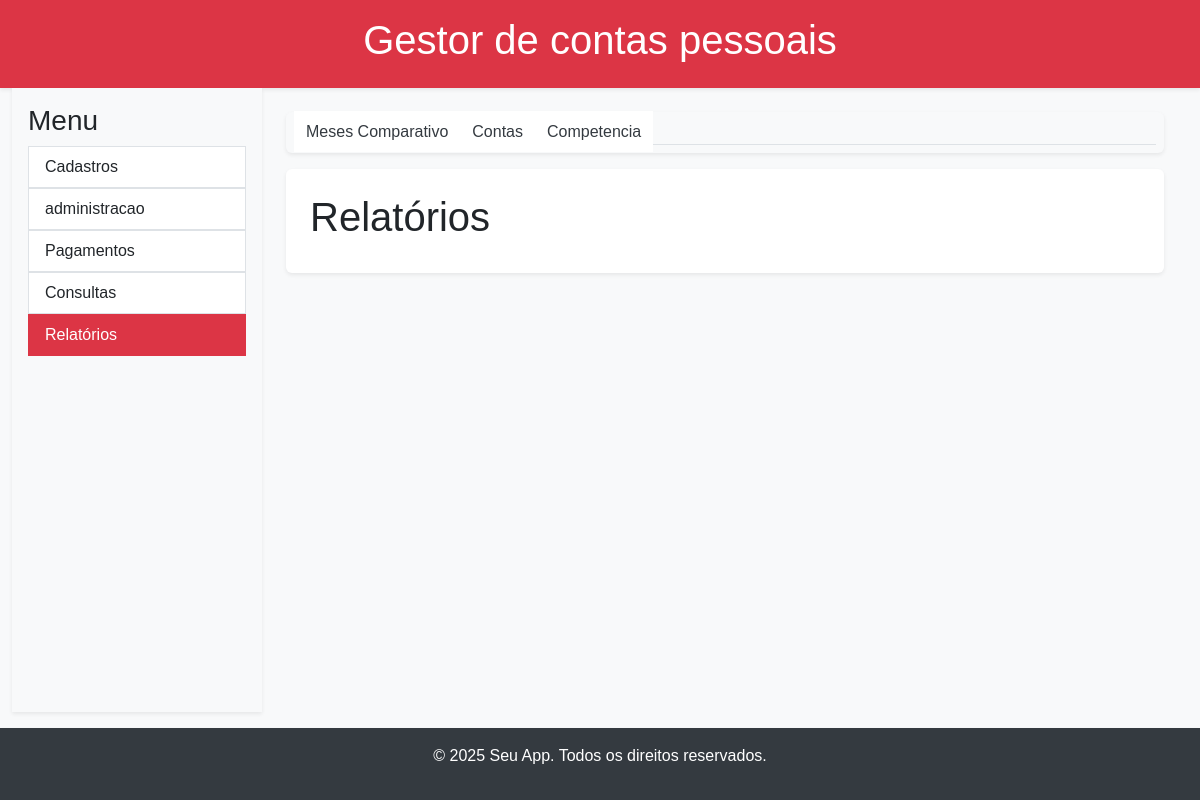
/relatorios/, run on the app's committed database.
### app/gestor_contas/models.py (models this page shows, shortened)
class Submenu(models.Model):
    nome = models.CharField(max_length=100)
    url = models.CharField(max_length=100)
    icone = models.CharField(max_length=50)
    pagina = models.CharField(max_length=100)

### app/gestor_contas/views.py (the view)
# urls.py: path('relatorios/', views.relatorios, name='relatorios'),
def relatorios(request):
    atualiza_valores_competencia()
    context = {
        'submenu': geraSubMenu('relatorios'),
        'title': 'Relatórios',
    }
    return render(request, 'gestor_contas/relatorios.html', context)

### app/gestor_contas/models.py (called while the page is built)
    def __str__(self):
        return f'{self.get_mes_display()}/{self.ano}'

### app/gestor_contas/utils.py (called while the page is built)
def geraSubMenu(pagina):
    submenu = Submenu.objects.filter(pagina=pagina)
    return submenu

def atualiza_valores_competencia():
    print('atualiza_valores_competencia')
    competencias = Competencia.objects.filter(ativa=True)
    for competencia in competencias:
        print(competencia)
        contas = ContaPaga.objects.filter(competencia=competencia)
        valor_total = sum(conta.valor_pago for conta in contas)
        print(valor_total)
        competencia.total_pago = valor_total
        competencia.save()

### templates/gestor_contas/relatorios.html (shortened to what this page needs)
{% extends 'base/base.html' %}
{% block sidebar %}
    {% include 'shared/sidebar.html' %}
{% endblock %}
{% block submenu %}
    {% include 'shared/submenu.html' %}
{% endblock %}
{% block content %}
    <div class="bg-white p-4 shadow-sm rounded">
        <h1>{{title}}</h1>
         </div>
{% endblock %}

### templates/shared/submenu.html
<div class="bg-light p-2 mb-3 shadow-sm rounded">
    {% if submenu %}
    <ul class="nav nav-tabs">
        {% for item in submenu %}
        <li class="nav-item">
            {% url item.url as submenu_url %}
                <a class="submenu {% if request.path == submenu_url %}active{% endif %}"
                aria-current="page" href="{{ submenu_url }}">{{ item.nome }}</a>
        </li>
        {% endfor %}
    </ul>
    {% endif %}
</div>

### static/css/style.css (style rules this page uses)
body { font-family: sans-serif; background-color: #f8f9fa; display: flex; flex-direction: column; min-height: 100vh; }
.submenu { background-color: #ffffff; padding: 0.75rem; margin-bottom: 0.5rem; transition: background-color 0.3s ease; }
.shadow-sm { box-shadow: 0 .125rem .25rem rgba(0,0,0,.075)!important; }
a { text-decoration: none; color: #343a40; }

### data on the page
Submenu: nome "Meses Comparativo"
Submenu: nome "Contas"
Submenu: nome "Competencia"

### other printed values
{{ title }} "Relatórios"
